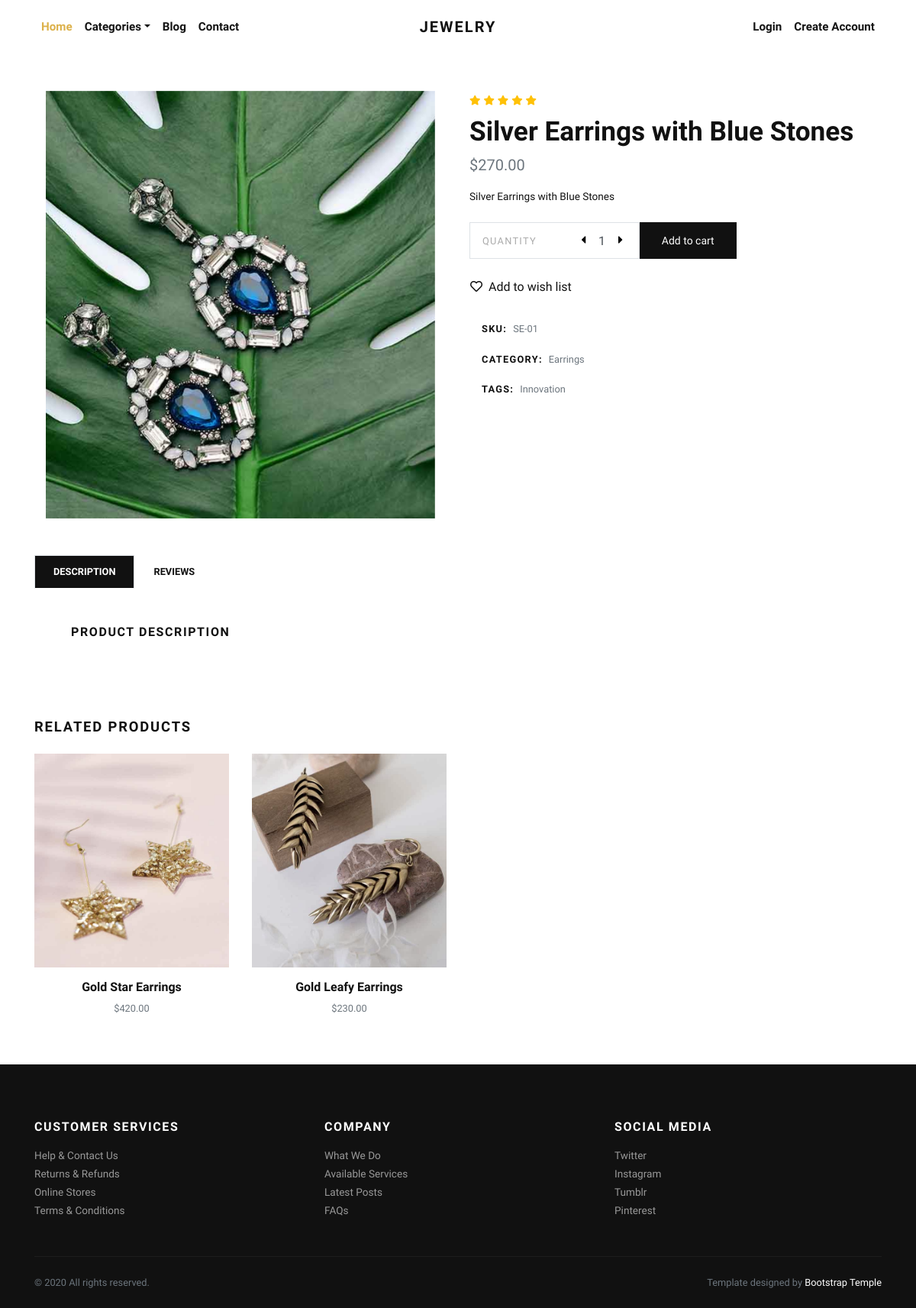
Page /product/silver-earrings-with-blue-stones/ on the committed database.
### store/models.py (models this page shows, shortened)
class Product(models.Model):
    title = models.CharField(max_length=150, verbose_name="Product Title")
    slug = models.SlugField(max_length=160, verbose_name="Product Slug")
    sku = models.CharField(max_length=255, unique=True, verbose_name="Unique Product ID (SKU)")
    short_description = models.TextField(verbose_name="Short Description")
    detail_description = models.TextField(blank=True, null=True, verbose_name="Detail Description")
    product_image = models.ImageField(upload_to='product', blank=True, null=True, verbose_name="Product Image")
    price = models.DecimalField(max_digits=8, decimal_places=2)
    category = models.ForeignKey(Category, verbose_name="Product Categoy", on_delete=models.CASCADE)
    is_active = models.BooleanField(verbose_name="Is Active?")
    is_featured = models.BooleanField(verbose_name="Is Featured?")
    created_at = models.DateTimeField(auto_now_add=True, verbose_name="Created Date")
    updated_at = models.DateTimeField(auto_now=True, verbose_name="Updated Date")
    class Meta:
        verbose_name_plural = 'Products'
        ordering = ('-created_at', )

class Category(models.Model):
    title = models.CharField(max_length=50, verbose_name="Category Title")
    slug = models.SlugField(max_length=55, verbose_name="Category Slug")
    description = models.TextField(blank=True, verbose_name="Category Description")
    category_image = models.ImageField(upload_to='category', blank=True, null=True, verbose_name="Category Image")
    is_active = models.BooleanField(verbose_name="Is Active?")
    is_featured = models.BooleanField(verbose_name="Is Featured?")
    created_at = models.DateTimeField(auto_now_add=True, verbose_name="Created Date")
    updated_at = models.DateTimeField(auto_now=True, verbose_name="Updated Date")
    class Meta:
        verbose_name_plural = 'Categories'
        ordering = ('-created_at', )
    def __str__(self):
        return self.title

### store/views.py (the view)
# urls.py: path('product/<slug:slug>/', views.detail, name="product-detail"),
def detail(request, slug):
    product = get_object_or_404(Product, slug=slug)
    related_products = Product.objects.exclude(id=product.id).filter(is_active=True, category=product.category)
    context = {
        'product': product,
        'related_products': related_products,
    }
    return render(request, 'store/detail.html', context)

### store/context_preprocessors.py (called while the page is built)
def store_menu(request):
    categories = Category.objects.filter(is_active=True)
    context = {
        'categories_menu': categories,
    }
    return context

### templates/store/detail.html (shortened to what this page needs)
{% extends 'base.html' %}
{% load static %}
    {% block content %}
      <section class="py-5">
        <div class="container">
          <div class="row mb-5">
            <div class="col-lg-6">
              <div class="row m-sm-0">
                <div class="col-sm-12 order-1 order-sm-2">
                  <div class="owl-carousel product-slider" data-slider-id="1">
                    {% if product.product_image %}
                      <a class="d-block" href="{{product.product_image.url}}" data-lightbox="product" title="{{product.title}}"><img class="img-fluid" src="{{product.product_image.url}}" alt="{{product.title}}"></a>
                      {% else %}
                      <a class="d-block" href="{% static 'img/product-detail-1.jpg' %}" data-lightbox="product" title="{{product.title}}"><img class="img-fluid" src="{% static 'img/product-detail-1.jpg' %}" alt="{{product.title}}"></a>
                    {% endif %}
                  </div>
                </div>
              </div>
            </div>
            <div class="col-lg-6">
              <ul class="list-inline mb-2">
                <li class="list-inline-item m-0"><i class="fas fa-star small text-warning"></i></li>
                <li class="list-inline-item m-0"><i class="fas fa-star small text-warning"></i></li>
                <li class="list-inline-item m-0"><i class="fas fa-star small text-warning"></i></li>
                <li class="list-inline-item m-0"><i class="fas fa-star small text-warning"></i></li>
                <li class="list-inline-item m-0"><i class="fas fa-star small text-warning"></i></li>
              </ul>
              <h1>{{product.title}}</h1>
              <p class="text-muted lead">${{product.price}}</p>
              <p class="text-small mb-4">{{product.short_description}}</p>
              <div class="row align-items-stretch mb-4">
                <div class="col-sm-5 pr-sm-0">
                  <div class="border d-flex align-items-center justify-content-between py-1 px-3 bg-white border-white"><span class="small text-uppercase text-gray mr-4 no-select">Quantity</span>
                    <div class="quantity">
                      <button class="dec-btn p-0"><i class="fas fa-caret-left"></i></button>
                      <input class="form-control border-0 shadow-0 p-0" type="text" value="1">
                      <button class="inc-btn p-0"><i class="fas fa-caret-right"></i></button>
                    </div>
                  </div>
                </div>
                <div class="col-sm-3 pl-sm-0"><a class="btn btn-dark btn-sm btn-block h-100 d-flex align-items-center justify-content-center px-0" href="{% url 'store:add-to-cart' %}">Add to cart</a></div>
              </div><a class="btn btn-link text-dark p-0 mb-4" href="#"><i class="far fa-heart mr-2"></i>Add to wish list</a><br>
              <ul class="list-unstyled small d-inline-block">
                <li class="px-3 py-2 mb-1 bg-white"><strong class="text-uppercase">SKU:</strong><span class="ml-2 text-muted">{{product.sku}}</span></li>
                <li class="px-3 py-2 mb-1 bg-white text-muted"><strong class="text-uppercase text-dark">Category:</strong><a class="reset-anchor ml-2" href="{% url 'store:category-products' product.category.slug %}">{{product.category}}</a></li>
                <li class="px-3 py-2 mb-1 bg-white text-muted"><strong class="text-uppercase text-dark">Tags:</strong><a class="reset-anchor ml-2" href="#">Innovation</a></li>
              </ul>
            </div>
          </div>
          <ul class="nav nav-tabs border-0" id="myTab" role="tablist">
            <li class="nav-item"><a class="nav-link active" id="description-tab" data-toggle="tab" href="#description" role="tab" aria-controls="description" aria-selected="true">Description</a></li>
            <li class="nav-item"><a class="nav-link" id="reviews-tab" data-toggle="tab" href="#reviews" role="tab" aria-controls="reviews" aria-selected="false">Reviews</a></li>
          </ul>
          <div class="tab-content mb-5" id="myTabContent">
            <div class="tab-pane fade show active" id="description" role="tabpanel" aria-labelledby="description-tab">
              <div class="p-4 p-lg-5 bg-white">
                <h6 class="text-uppercase">Product description </h6>
              </div>
            </div>
          </div>
          <h2 class="h5 text-uppercase mb-4">Related products</h2>
          <div class="row">
            {% if related_products %}
              {% for rp in related_products %}
                <div class="col-lg-3 col-sm-6">
                  <div class="product text-center skel-loader">
                    <div class="d-block mb-3 position-relative">
                      <a class="d-block" href="{% url 'store:product-detail' rp.slug %}">
                        {% if rp.product_image %}
                          <img class="img-fluid w-100" src="{{rp.product_image.url}}" alt="{{rp.title}}">
                        {% else %}
                        <img class="img-fluid w-100" src="{% static 'img/product-1.jpg' %}" alt="{{rp.title}}">
                        {% endif %}
                      </a>
                    </div>
                    <h6> <a class="reset-anchor" href="{% url 'store:product-detail' rp.slug %}">{{rp.title}}</a></h6>
                    <p class="small text-muted">${{rp.price}}</p>
                  </div>
                </div>
              {% endfor %}
            {% endif %}
          </div>
        </div>
      </section>
      {% endblock content %}

### jewelryshop/static/css/style.default.css (style rules this page uses)
.text-small { font-size: 0.85rem !important; }
.text-gray { color: #aaa !important; }
strong { font-weight: 700; }
.product img { -webkit-filter: grayscale(40%); filter: grayscale(40%); transition: all 0.3s; }
.quantity { display: -ms-flexbox; display: flex; -ms-flex-align: center; align-items: center; font-family: inherit; }
.quantity input { width: 2rem; text-align: center; }
.quantity button { background: none; border: none; width: 1rem; outline: none; }
.text-uppercase { text-transform: uppercase; letter-spacing: 0.1em; }
.border { border: 1px solid #dee2e6 !important; }
.shadow-0 { box-shadow: none !important; }
.reset-anchor { color: inherit; transition: all 0.3s; }
.no-select { cursor: default; -webkit-user-select: none; -moz-user-select: none; -ms-user-select: none; user-select: none; }
.btn { font-weight: 400; border: 1px solid transparent; font-family: inherit; padding: 0.375rem 1.5rem; font-size: 1rem; line-height: 1.5; border-radius: 0; transition: color 0.15s ease-in-out, background-color 0.15s ease-in-out, border-color 0.15s ease-in-out, box-shadow 0.15s ease-in-out; }
.btn-link { font-weight: 400; color: #dcb14a; }
.btn-dark { color: #fff; background-color: #111111; border-color: #111111; }
.btn-sm { padding: 0.375rem 0.75rem; font-size: 0.875rem; line-height: 1.5; border-radius: 0; }
body { font-family: "Libre Franklin", sans-serif; font-size: 1rem; font-weight: 400; line-height: 1.5; color: #111111; background-color: #fff; }
a { color: #dcb14a; text-decoration: none; }
h1, h2, h3, h4, h5, h6, .h1, .h2, .h3, .h4, .h5, .h6 { margin-bottom: 0.5rem; font-family: inherit; font-weight: 900; line-height: 1.2; color: inherit; }
h1, .h1 { font-size: 2.2rem; }
h2, .h2 { font-size: 1.9rem; }
h5, .h5 { font-size: 1.15rem; }
h6, .h6 { font-size: 1rem; }
.lead { font-size: 1.25rem; font-weight: 300; }
small, .small { font-size: 80%; font-weight: 400; }
.text-warning { color: #ffc107 !important; }
.text-dark { color: #111111 !important; }
.form-control { padding: 0.375rem 0.75rem; font-size: 1rem; line-height: 1.5; color: #495057; background-color: #fff; border: 1px solid #ced4da; border-radius: 0; transition: border-color 0.15s ease-in-out, box-shadow 0.15s ease-in-out; }
.form-control::placeholder { color: #adb5bd; font-size: 0.85rem; font-weight: 400; }
.nav-link { padding: 0.5rem 1rem; }
.nav-tabs .nav-item { margin-bottom: -1px; }
.nav-tabs .nav-link { border: 1px solid transparent; font-family: inherit; color: #111111; text-transform: uppercase; font-size: 0.8rem; transition: all 0.3s; font-weight: 700; padding: 0.7rem 1.5rem; background: #fff; border-top-left-radius: 0; border-top-right-radius: 0; }
.nav-tabs .nav-link.active, .nav-tabs .nav-link:hover, .nav-tabs .nav-item.show .nav-link { background: #111111; background-color: #111111; color: #fff; }

### rows in the picture
Product: product_image (picture), title "Silver Earrings with Blue Stones", price "270.00", short_description "Silver Earrings with Blue Stones", sku "SE-01", category "Earrings"
Product: product_image (picture), title "Gold Star Earrings", price "420.00"
Product: product_image (picture), title "Gold Leafy Earrings", price "230.00"
